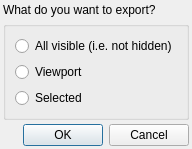
<ui version="4.0" >
 <class>ExportDialog</class>
 <widget class="QDialog" name="ExportDialog" >
  <property name="geometry" >
   <rect>
    <x>0</x>
    <y>0</y>
    <width>191</width>
    <height>139</height>
   </rect>
  </property>
  <property name="windowTitle" >
   <string>Export</string>
  </property>
  <layout class="QVBoxLayout" >
   <property name="spacing" >
    <number>4</number>
   </property>
   <property name="margin" >
    <number>3</number>
   </property>
   <item>
    <widget class="QLabel" name="label" >
     <property name="text" >
      <string>What do you want to export?</string>
     </property>
    </widget>
   </item>
   <item>
    <widget class="QGroupBox" name="groupBox" >
     <property name="title" >
      <string/>
     </property>
     <layout class="QVBoxLayout" >
      <item>
       <widget class="QRadioButton" name="rbAll" >
        <property name="text" >
         <string>All visible (i.e. not hidden)</string>
        </property>
       </widget>
      </item>
      <item>
       <widget class="QRadioButton" name="rbViewport" >
        <property name="text" >
         <string>Viewport</string>
        </property>
       </widget>
      </item>
      <item>
       <widget class="QRadioButton" name="rbSelected" >
        <property name="text" >
         <string>Selected</string>
        </property>
       </widget>
      </item>
     </layout>
    </widget>
   </item>
   <item>
    <widget class="QDialogButtonBox" name="buttonBox" >
     <property name="orientation" >
      <enum>Qt::Horizontal</enum>
     </property>
     <property name="standardButtons" >
      <set>QDialogButtonBox::Cancel|QDialogButtonBox::Ok</set>
     </property>
    </widget>
   </item>
  </layout>
 </widget>
 <resources/>
 <connections>
  <connection>
   <sender>buttonBox</sender>
   <signal>accepted()</signal>
   <receiver>ExportDialog</receiver>
   <slot>accept()</slot>
   <hints>
    <hint type="sourcelabel" >
     <x>248</x>
     <y>254</y>
    </hint>
    <hint type="destinationlabel" >
     <x>157</x>
     <y>274</y>
    </hint>
   </hints>
  </connection>
  <connection>
   <sender>buttonBox</sender>
   <signal>rejected()</signal>
   <receiver>ExportDialog</receiver>
   <slot>reject()</slot>
   <hints>
    <hint type="sourcelabel" >
     <x>316</x>
     <y>260</y>
    </hint>
    <hint type="destinationlabel" >
     <x>286</x>
     <y>274</y>
    </hint>
   </hints>
  </connection>
 </connections>
</ui>
